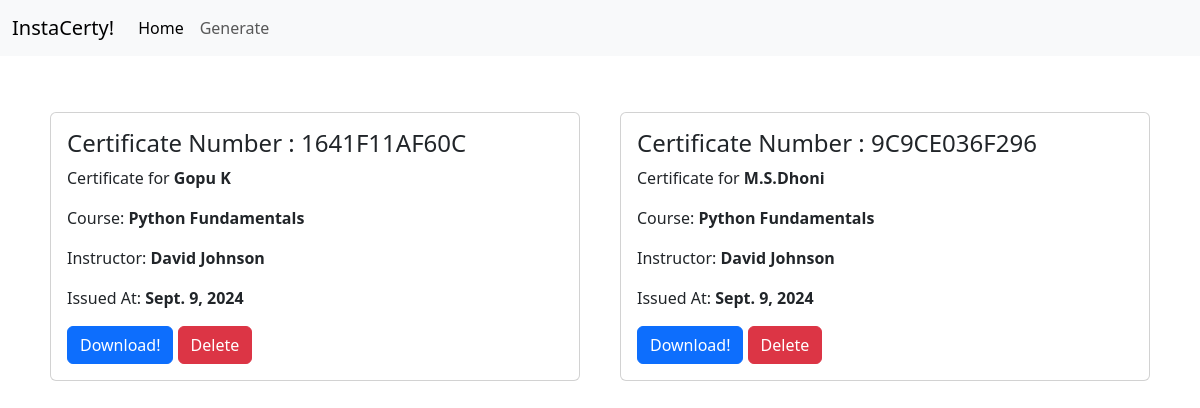
/, run on an earlier commit of the app's database.
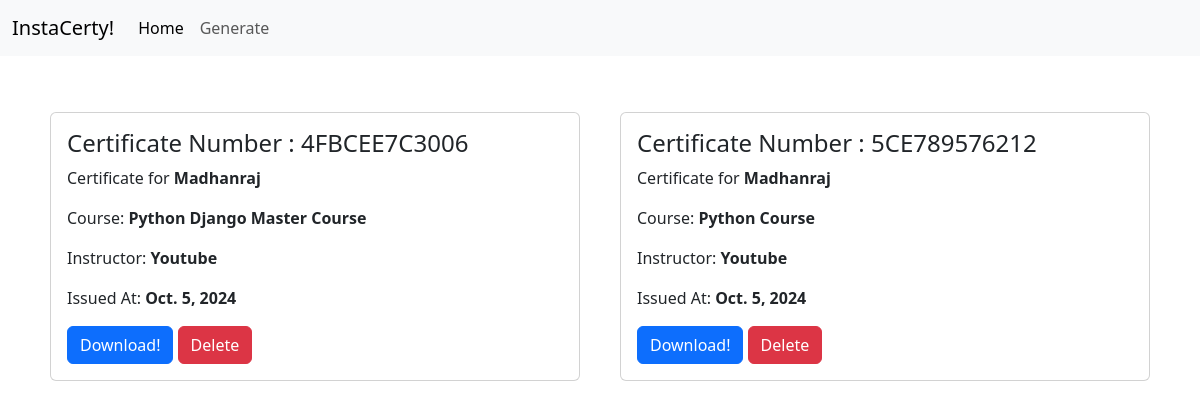
And on a later commit of the database.
### certificate/models.py (models this page shows, shortened)
class Certificate(models.Model):
    name = models.CharField(max_length=100)
    course = models.CharField(max_length=100)
    instructor = models.CharField(max_length=100)
    issue_date = models.DateField(auto_now_add=True)
    certificate_number = models.CharField(max_length=12, unique=True, blank=True,editable=False)
    qr_code = models.ImageField(upload_to='certificates/QR', blank=True)
    pdf_file = models.FileField(upload_to='certificates/pdf', blank=True, null=True)

### certificate/views.py (the view)
# urls.py: 2. Add a URL to urlpatterns:  path('', views.home, name='home')
def home(request):
    all_certificates=Certificate.objects.all()
    data={
        'certificates':all_certificates,
    }
    return render(request,'home.html',data)

### templates/home.html (shortened to what this page needs)
{% extends 'base.html' %}
{% block content %}
<div class="row">
    {% for certificate in certificates %}
    <div class="col-sm-6">
      <div class="card m-2">
        <div class="card-body">
          <h4 class="card-title">Certificate Number : {{ certificate.certificate_number }}</h4>
          <p class="card-text">Certificate for <strong>{{ certificate.name }}</strong></p>
          <p class="card-text">Course: <strong>{{ certificate.course }}</strong></p>
          <p class="card-text">Instructor: <strong>{{ certificate.instructor }}</strong></p>
          <p class="card-text">Issued At: <strong>{{ certificate.issue_date }}</strong></p>
          <a href="{% url 'download_pdf' certificate.id %}" class="btn btn-primary">Download!</a>
          <a href="{% url 'delete_certificate' certificate.id %}" class="btn btn-danger" onclick="return confirm('Are you sure you want to delete this certificate?');">
            Delete
        </a>
        </div>
      </div>
    </div>
    {% endfor %}
  </div>
{% endblock %}

What changed in the data, as far as the page shows it:
removed Certificate: certificate_number "1641F11AF60C", name "Gopu K", course "Python Fundamentals", instructor "David Johnson", issue_date "Sept. 9, 2024"
removed Certificate: certificate_number "9C9CE036F296", name "M.S.Dhoni", course "Python Fundamentals", instructor "David Johnson", issue_date "Sept. 9, 2024"
added Certificate: certificate_number "4FBCEE7C3006", name "Madhanraj", course "Python Django Master Course", instructor "Youtube", issue_date "Oct. 5, 2024"
added Certificate: certificate_number "5CE789576212", name "Madhanraj", course "Python Course", instructor "Youtube", issue_date "Oct. 5, 2024"
